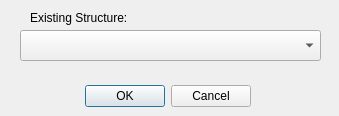
<?xml version="1.0" encoding="UTF-8"?>
<ui version="4.0">
 <class>Settings</class>
 <widget class="QDialog" name="Settings">
  <property name="geometry">
   <rect>
    <x>0</x>
    <y>0</y>
    <width>339</width>
    <height>116</height>
   </rect>
  </property>
  <property name="windowTitle">
   <string>Load Structure</string>
  </property>
  <widget class="QDialogButtonBox" name="resultbox">
   <property name="geometry">
    <rect>
     <x>80</x>
     <y>80</y>
     <width>171</width>
     <height>32</height>
    </rect>
   </property>
   <property name="orientation">
    <enum>Qt::Horizontal</enum>
   </property>
   <property name="standardButtons">
    <set>QDialogButtonBox::Cancel|QDialogButtonBox::Ok</set>
   </property>
  </widget>
  <widget class="QLabel" name="label">
   <property name="geometry">
    <rect>
     <x>30</x>
     <y>10</y>
     <width>121</width>
     <height>16</height>
    </rect>
   </property>
   <property name="text">
    <string>Existing Structure:</string>
   </property>
  </widget>
  <widget class="QComboBox" name="struoption">
   <property name="geometry">
    <rect>
     <x>20</x>
     <y>30</y>
     <width>301</width>
     <height>31</height>
    </rect>
   </property>
   <property name="currentText">
    <string/>
   </property>
   <property name="currentIndex">
    <number>-1</number>
   </property>
  </widget>
 </widget>
 <resources/>
 <connections>
  <connection>
   <sender>resultbox</sender>
   <signal>accepted()</signal>
   <receiver>Settings</receiver>
   <slot>accept()</slot>
   <hints>
    <hint type="sourcelabel">
     <x>248</x>
     <y>254</y>
    </hint>
    <hint type="destinationlabel">
     <x>157</x>
     <y>274</y>
    </hint>
   </hints>
  </connection>
  <connection>
   <sender>resultbox</sender>
   <signal>rejected()</signal>
   <receiver>Settings</receiver>
   <slot>reject()</slot>
   <hints>
    <hint type="sourcelabel">
     <x>316</x>
     <y>260</y>
    </hint>
    <hint type="destinationlabel">
     <x>286</x>
     <y>274</y>
    </hint>
   </hints>
  </connection>
 </connections>
</ui>
